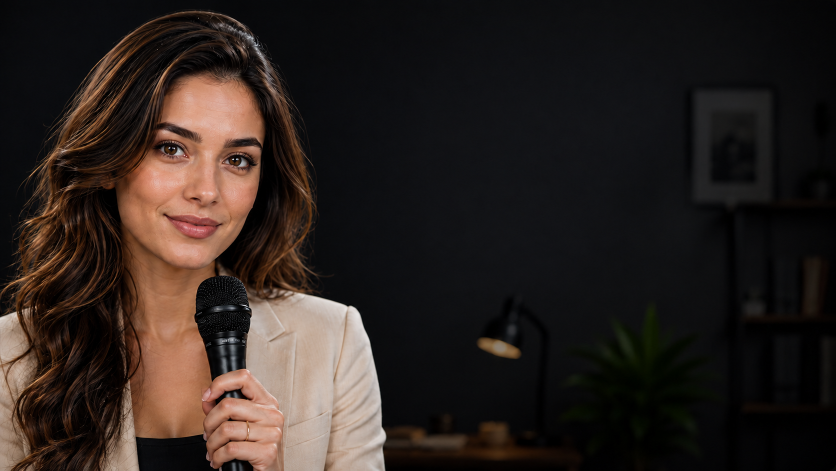
#> input picture assets/woman_base.png, 1672 x 941 px (shown at 1/2 size)
$ python test_big_font.py
#> lines starting #> are read from the running program, lines starting #| are printed output that depends on the picture
import os, re
from pathlib import Path
from PIL import Image, ImageDraw, ImageFont, ImageFilter

BASE_DIR = Path(__file__).parent
ASSETS_DIR = BASE_DIR / "assets"
OUT_DIR = BASE_DIR / "output_test"
OUT_DIR.mkdir(parents=True, exist_ok=True)

# Load base image
base_img_path = ASSETS_DIR / "woman_base.png"
base_img = Image.open(base_img_path).convert("RGBA")
canvas = base_img.resize((1920, 1080), Image.Resampling.LANCZOS)
draw = ImageDraw.Draw(canvas)

YELLOW = (255, 215, 0)         # Bright vibrant yellow #FFD700
WHITE = (255, 255, 255)
MUTED_WHITE = (220, 225, 235)
DARK_BAR = (20, 25, 40)

def load_font(size, bold=True):
#> called with size = 28, bold = True
    fonts_to_try = [
        "C:/Windows/Fonts/arialbd.ttf",
        "C:/Windows/Fonts/segoeuib.ttf",
        "C:/Windows/Fonts/trebucbd.ttf",
        "C:/Windows/Fonts/impact.ttf"
    ]
    for p in fonts_to_try:
        if Path(p).exists():
            try: return ImageFont.truetype(p, size)
            except: continue
    return ImageFont.load_default()

def draw_audio_waves(draw, start_x, start_y):
    """Draws sleek animated audio waveform bars on top left tab."""
#> called with start_x = 90, start_y = 75
    heights = [14, 28, 20, 36, 24, 16]
    for i, h in enumerate(heights):
        x = start_x + i * 8
        draw.rounded_rectangle([(x, start_y - h//2), (x + 4, start_y + h//2)], radius=2, fill=YELLOW)

def draw_big_2line_text(canvas, text, speaker="EMMA"):
    draw = ImageDraw.Draw(canvas)

    # 1. Top Left Header Tab (With audio waves & flag glyph)
    font_tab = load_font(28, bold=True)
    draw.rounded_rectangle([(60, 45), (460, 105)], radius=15, fill=DARK_BAR, outline=YELLOW, width=2)
    draw_audio_waves(draw, 90, 75)
    draw.text((160, 75), "SLOW ENGLISH", fill=WHITE, font=font_tab, anchor="lm")
    draw.text((365, 75), "🇬🇧", fill=WHITE, font=font_tab, anchor="lm")

    # 2. Top Right Speaker Pill & Episode Badge
    font_speaker = load_font(28, bold=True)
    draw.rounded_rectangle([(1580, 45), (1860, 105)], radius=15, fill=DARK_BAR, outline=YELLOW, width=2)
    draw.text((1720, 75), f"🎙️ {speaker}", fill=YELLOW, font=font_speaker, anchor="mm")

    # 3. HUGE 2-LINE TEXT (Font Size: 100px)
    font_main = load_font(100, bold=True)

    # Parse **highlight**
    pattern = r'(\*\*.*?\*\*)'
    parts = re.split(pattern, text)
    words_list = []
    for p in parts:
        if p.startswith('**') and p.endswith('**'):
            words_list.append((p[2:-2], True))
        elif p:
            for w in p.split(' '):
                if w: words_list.append((w, False))

    # Strict 2-line max wrapping (Right side center x=1300, y=540)
    max_w = 1050
    lines = []
    curr_line = []
    curr_w = 0

    for word, is_yellow in words_list:
        wb = draw.textbbox((0, 0), word, font=font_main)
        wl = wb[2] - wb[0] + 24
        if curr_w + wl <= max_w or not curr_line:
            curr_line.append((word, is_yellow, wl))
            curr_w += wl
        else:
            lines.append((curr_line, curr_w))
            curr_line = [(word, is_yellow, wl)]
            curr_w = wl
#> this loop made 5 passes
#> (wb, wl, curr_w) on passes 1 to 5: ((0, 2, 10, 10), 34, 34), ((0, 4, 5, 10), 29, 63), ((0, 4, 19, 12), 43, 106), ((0, 2, 18, 10), 42, 148), ((0, 1, 22, 10), 46, 194)
#> after the loop, lines = []
    if curr_line:
        lines.append((curr_line, curr_w))

    # Keep strictly 1 or 2 lines
    if len(lines) > 2:
        # Re-wrap into 2 lines
        mid = len(words_list) // 2
        l1, l2 = words_list[:mid], words_list[mid:]

        def calc_line(w_list):
            w_total = 0
            res = []
            for w, y in w_list:
                wb = draw.textbbox((0, 0), w, font=font_main)
                wl = wb[2] - wb[0] + 24
                res.append((w, y, wl))
                w_total += wl
            return res, w_total

        line1, w1 = calc_line(l1)
        line2, w2 = calc_line(l2)
        lines = [(line1, w1), (line2, w2)]

    center_x = 1300
    center_y = 540
    line_h = 130
    total_h = len(lines) * line_h
#> total_h = 130
    start_y = center_y - total_h // 2
#> start_y = 475

    # Shadow Layer
    shadow_layer = Image.new('RGBA', canvas.size, (0, 0, 0, 0))
#> shadow_layer: PIL image 1920x1080 RGBA; every value is 0
    sdraw = ImageDraw.Draw(shadow_layer)
    for l_idx, (line_words, line_w) in enumerate(lines):
        start_x = center_x - line_w // 2
        cur_x = start_x
        cur_y = start_y + l_idx * line_h
        for word, is_yellow, wl in line_words:
            sdraw.text((cur_x + 6, cur_y + 6), word, fill=(0, 0, 0, 240), font=font_main)
            cur_x += wl
#> this loop made 1 pass
#> (l_idx, line_w, start_x, cur_y) on pass 1: (0, 194, 1203, 475)
    shadow_layer = shadow_layer.filter(ImageFilter.GaussianBlur(4))
    canvas.paste(shadow_layer, (0, 0), shadow_layer)
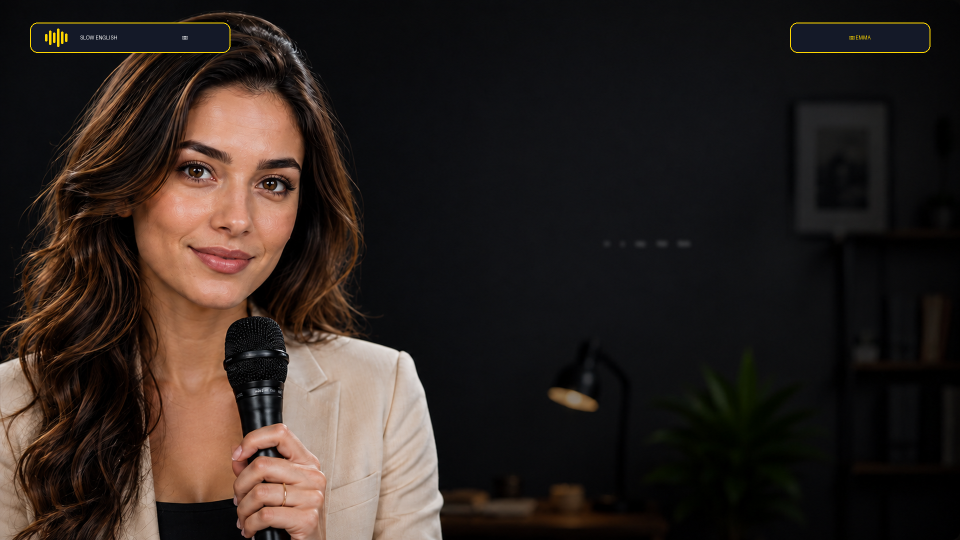
#> canvas: PIL image 1920x1080 RGBA (shown at 1/2 size); mean R, G, B, A 44.3, 35.3, 31.2, 255; transparent parts drawn white

    # Foreground HUGE Text
    draw = ImageDraw.Draw(canvas)
    for l_idx, (line_words, line_w) in enumerate(lines):
        start_x = center_x - line_w // 2
        cur_x = start_x
        cur_y = start_y + l_idx * line_h
        for word, is_yellow, wl in line_words:
            col = YELLOW if is_yellow else WHITE
            draw.text((cur_x, cur_y), word, fill=col, font=font_main)
            cur_x += wl

    # 4. Bottom Footer & Progress Bar
    draw.line([(0, 1025), (1920, 1025)], fill=(40, 45, 60), width=2)
    draw.line([(0, 1025), (800, 1025)], fill=YELLOW, width=5)

    font_footer = load_font(24, bold=False)
    draw.text((70, 1052), "🎧 Slow & Clear English for Beginners", fill=MUTED_WHITE, font=font_footer, anchor="lm")
    draw.text((1850, 1052), "05:12 / 30:00", fill=YELLOW, font=font_footer, anchor="rm")

    out_file = OUT_DIR / "sample_huge_2line_text.png"
    canvas.convert("RGB").save(out_file)
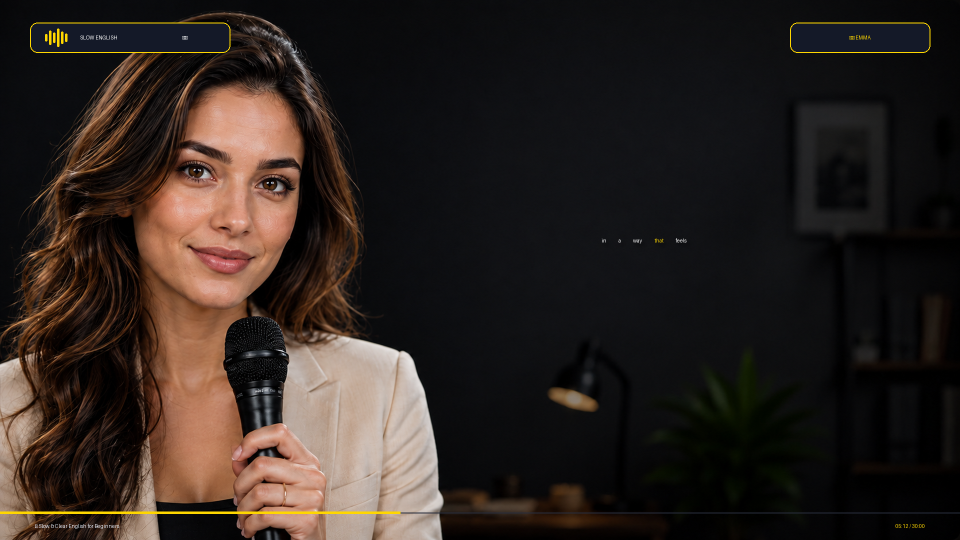
#> saved as sample_huge_2line_text.png: PIL image 1920x1080 RGB (shown at 1/2 size); mean R, G, B 44.6, 35.6, 31.1
    print("Saved sample_huge_2line_text.png")

draw_big_2line_text(canvas, "in a way **that** feels", "EMMA")

$ run again, with assets/layer_woman.png copied over assets/woman_base.png
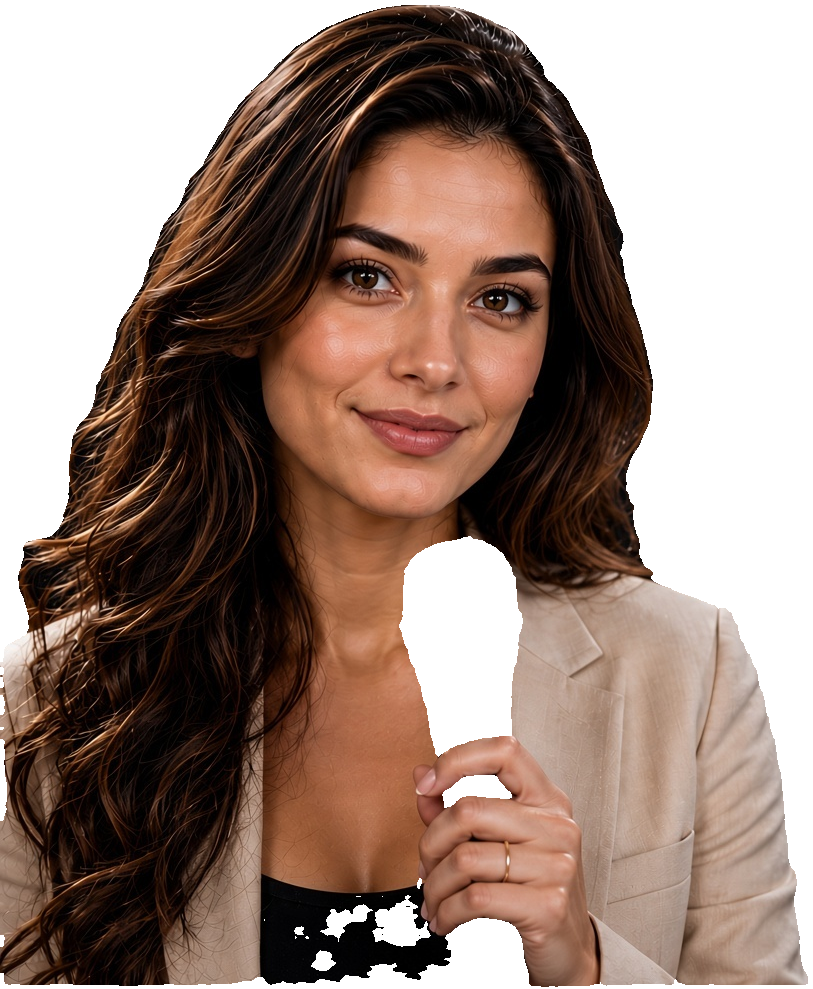
#> input picture assets/layer_woman.png, 813 x 989 px
#> base_img is the input picture: PIL image 813x989 RGBA; mean R, G, B, A 71.3, 50.1, 40.2, 172
#> the loop in draw_big_2line_text, `for word, is_yellow in words_list:` made 5 passes
#> (wb, wl, curr_w) on passes 1 to 5: ((0, 2, 10, 10), 34, 34), ((0, 4, 5, 10), 29, 63), ((0, 4, 19, 12), 43, 106), ((0, 2, 18, 10), 42, 148), ((0, 1, 22, 10), 46, 194)
#> after the loop in draw_big_2line_text, `for word, is_yellow in words_list:`: lines = []
#> total_h = 130
#> start_y = 475
#> the loop in draw_big_2line_text, `for l_idx, (line_words, line_w) in enumerate(lines):` made 1 pass
#> (l_idx, line_w, start_x, cur_y) on pass 1: (0, 194, 1203, 475)
#> in draw_big_2line_text, `canvas.convert("RGB").save(out_file)`:
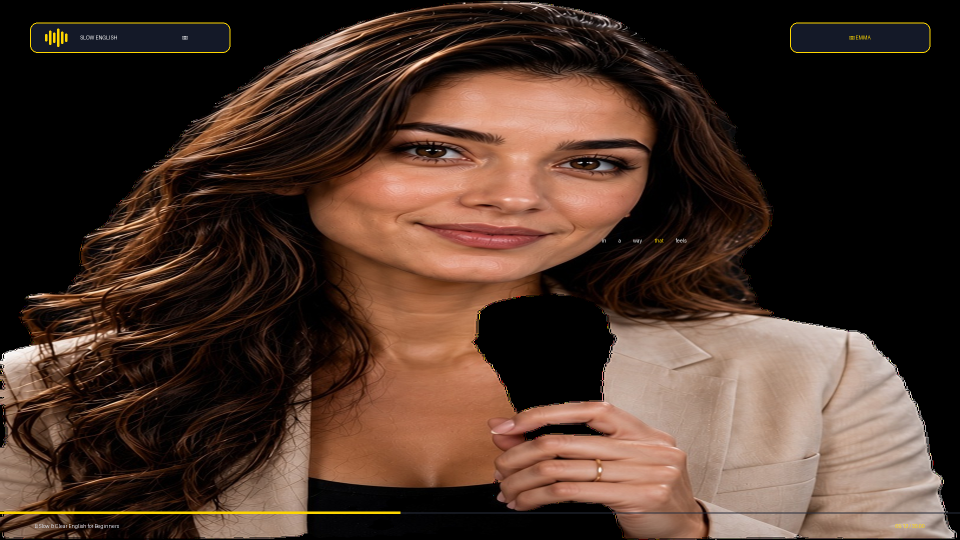
#> saved as sample_huge_2line_text.png: PIL image 1920x1080 RGB (shown at 1/2 size); mean R, G, B 73.3, 51.9, 41.4
#> in draw_big_2line_text, `canvas.convert("RGB").save(out_file)`:
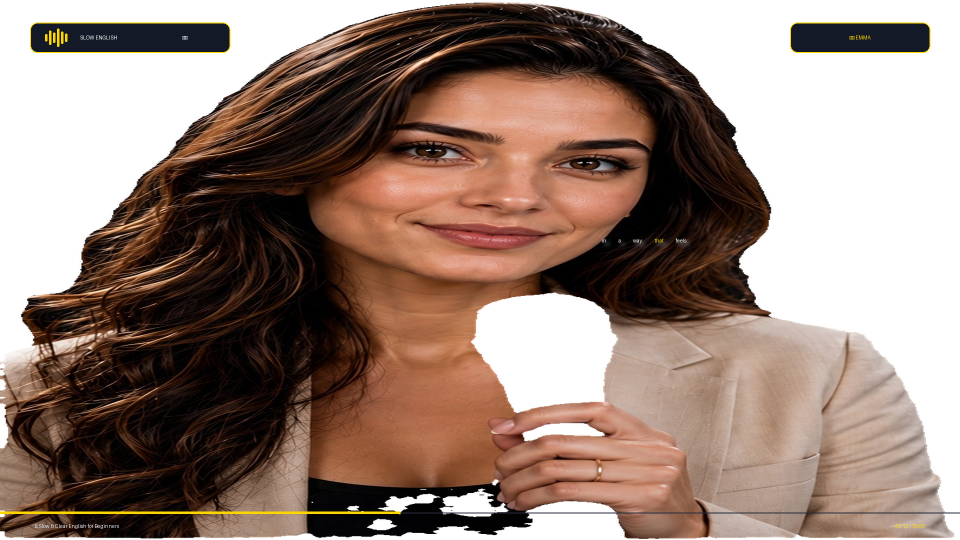
#> canvas: PIL image 1920x1080 RGBA (shown at 1/2 size); mean R, G, B, A 73.3, 51.9, 41.4, 177.2; transparent parts drawn white

$ run again, with assets/style_reference.png copied over assets/woman_base.png
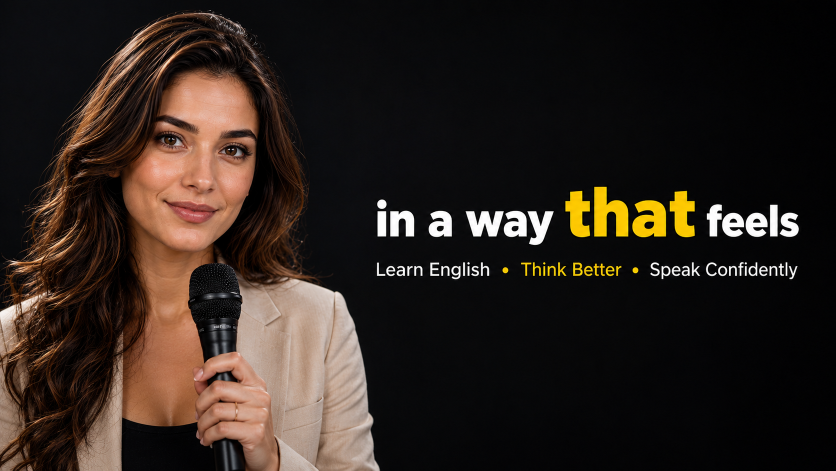
#> input picture assets/style_reference.png, 1672 x 941 px (shown at 1/2 size)
#> the loop in draw_big_2line_text, `for word, is_yellow in words_list:` made 5 passes
#> (wb, wl, curr_w) on passes 1 to 5: ((0, 2, 10, 10), 34, 34), ((0, 4, 5, 10), 29, 63), ((0, 4, 19, 12), 43, 106), ((0, 2, 18, 10), 42, 148), ((0, 1, 22, 10), 46, 194)
#> after the loop in draw_big_2line_text, `for word, is_yellow in words_list:`: lines = []
#> total_h = 130
#> start_y = 475
#> the loop in draw_big_2line_text, `for l_idx, (line_words, line_w) in enumerate(lines):` made 1 pass
#> (l_idx, line_w, start_x, cur_y) on pass 1: (0, 194, 1203, 475)
#> in draw_big_2line_text, `canvas.paste(shadow_layer, (0, 0), shadow_layer)`:
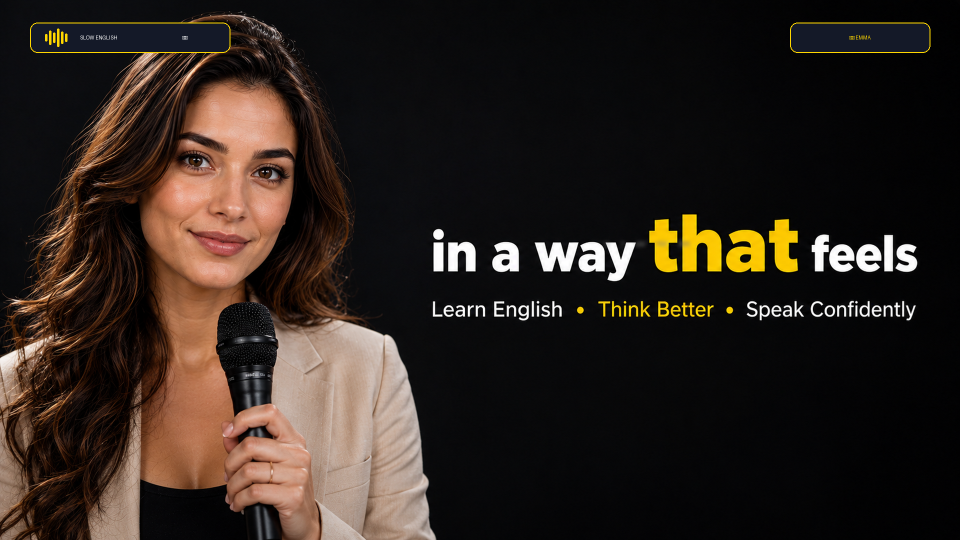
#> canvas: PIL image 1920x1080 RGBA (shown at 1/2 size); mean R, G, B, A 45, 35.2, 29.2, 255; transparent parts drawn white
#> in draw_big_2line_text, `canvas.convert("RGB").save(out_file)`:
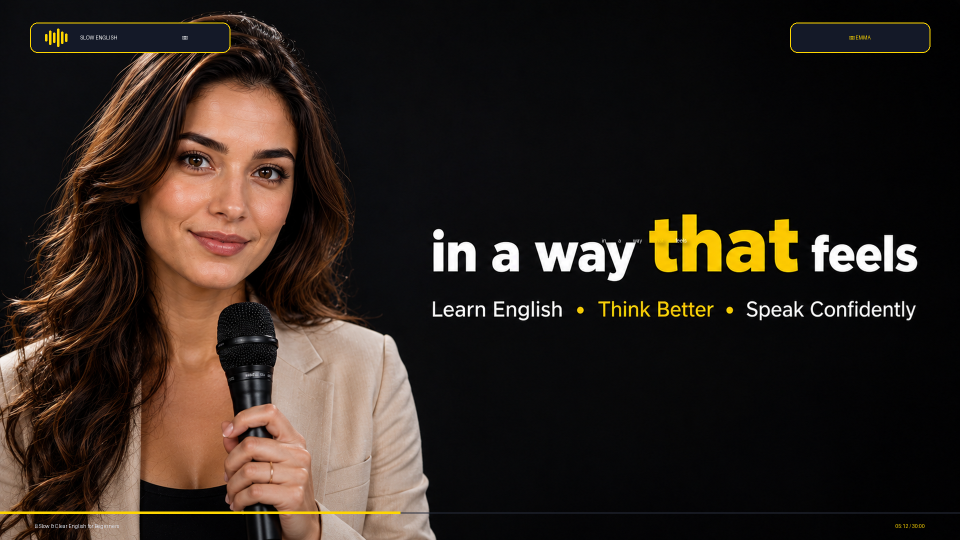
#> saved as sample_huge_2line_text.png: PIL image 1920x1080 RGB (shown at 1/2 size); mean R, G, B 45.5, 35.6, 29.2
